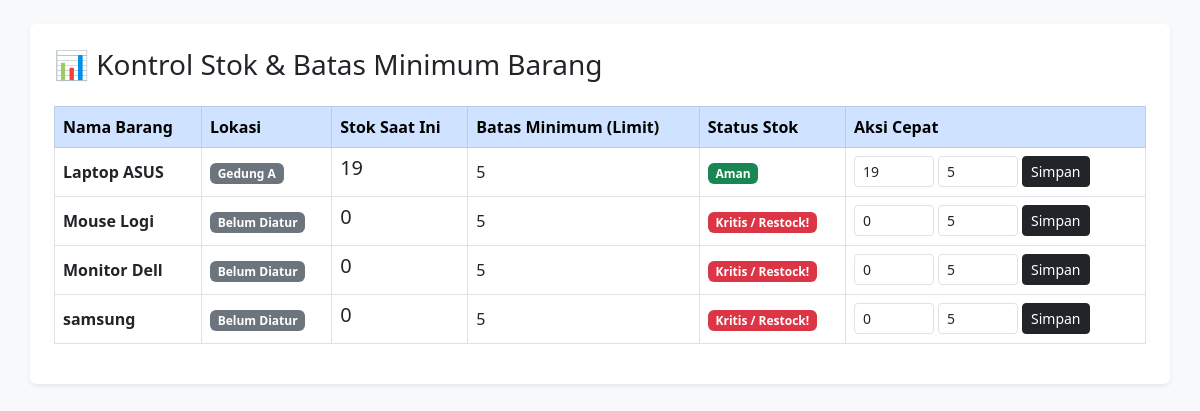
The app's page /admin/stok.php with its own data.
### tables this page shows
CREATE TABLE `barang` (
  `id` int(11) NOT NULL,
  `nama_barang` varchar(100) NOT NULL,
  `status_id` varchar(50) DEFAULT NULL,
  `penyimpanan_id` varchar(100) DEFAULT NULL,
  `harga_barang` int(11) DEFAULT NULL,
  `stok` int(11) NOT NULL,
  `limit_stok` int(11) NOT NULL DEFAULT 5,
  `vendor_id` int(11) NOT NULL
);

CREATE TABLE `penyimpanan` (
  `id` int(11) NOT NULL,
  `nama_penyimpanan` varchar(100) NOT NULL,
  `lokasi` varchar(300) NOT NULL
);

### admin/stok.php (the view, shortened to what this page needs)
<?php
include '../koneksi.php';
$query_barang = "SELECT b.id, b.nama_barang, b.stok, b.limit_stok, p.nama_penyimpanan
                 FROM barang b
                 LEFT JOIN penyimpanan p ON b.penyimpanan_id = p.id";
$data_stok = mysqli_query($koneksi, $query_barang);
?>
<!DOCTYPE html>
<html lang="id">
<head>
    <link href="https://cdn.jsdelivr.net/npm/bootstrap@5.3.0/dist/css/bootstrap.min.css" rel="stylesheet">
</head>
<body class="bg-light p-4">
<div class="container bg-white p-4 rounded shadow-sm">
    <h3 class="mb-4">📊 Kontrol Stok & Batas Minimum Barang</h3>
    <table class="table table-hover table-bordered align-middle">
        <thead class="table-primary">
            <tr>
                <th>Nama Barang</th>
                <th>Lokasi</th>
                <th>Stok Saat Ini</th>
                <th>Batas Minimum (Limit)</th>
                <th>Status Stok</th>
                <th width="300">Aksi Cepat</th>
            </tr>
        </thead>
        <tbody>
            <?php while ($row = mysqli_fetch_assoc($data_stok)) {
                $kritis = ($row['stok'] <= $row['limit_stok']);
            ?>
            <tr>
                <td><strong><?= htmlspecialchars($row['nama_barang']); ?></strong></td>
                <td><span class="badge bg-secondary"><?= htmlspecialchars($row['nama_penyimpanan'] ?? 'Belum Diatur'); ?></span></td>
                <td><h5><?= $row['stok']; ?></h5></td>
                <td><?= $row['limit_stok']; ?></td>
                <td>
                    <?= $kritis ? '<span class="badge bg-danger">Kritis / Restock!</span>' : '<span class="badge bg-success">Aman</span>'; ?>
                </td>
                <td>
                    <form method="POST" action="" class="d-flex gap-1">
                        <input type="number" name="stok" class="form-control form-control-sm" value="<?= $row['stok']; ?>" title="Ubah Jumlah Stok" style="width: 80px;">
                        <input type="number" name="limit_stok" class="form-control form-control-sm" value="<?= $row['limit_stok']; ?>" title="Ubah Limit" style="width: 80px;">
                        <button type="submit" name="update_stok" class="btn btn-sm btn-dark">Simpan</button>
                    </form>
                </td>
            </tr>
            <?php } ?>
        </tbody>
    </table>
</div>
</body>
</html>

### records on screen
barang: nama_barang "Laptop ASUS", penyimpanan.nama_penyimpanan "Gedung A", stok "19", limit_stok "5", shows "Aman"
barang: nama_barang "Mouse Logi", nama_penyimpanan "Belum Diatur", stok "0", limit_stok "5", shows "Kritis / Restock!"
barang: nama_barang "Monitor Dell", nama_penyimpanan "Belum Diatur", stok "0", limit_stok "5", shows "Kritis / Restock!"
barang: nama_barang "samsung", nama_penyimpanan "Belum Diatur", stok "0", limit_stok "5", shows "Kritis / Restock!"
